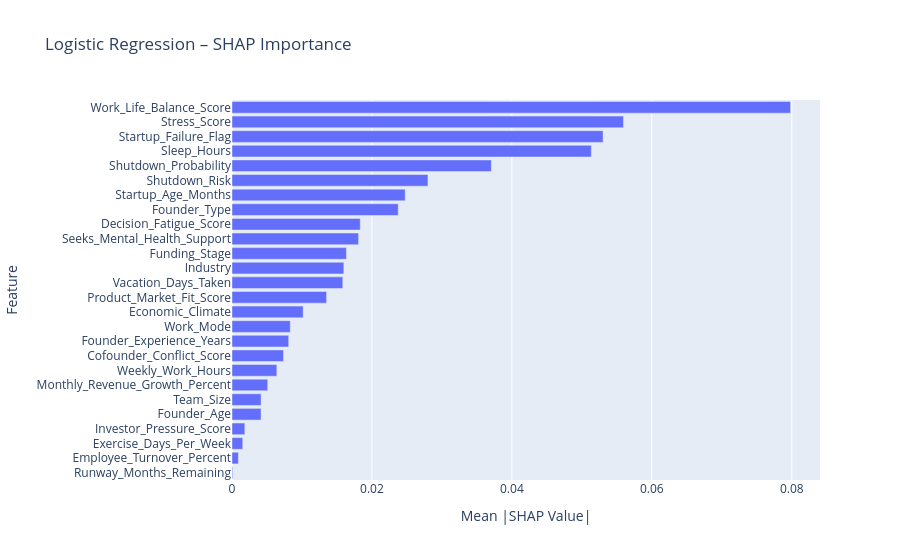

Notebook source saved alongside this figure:
### Markdown cell above
# SHAP Analysis

### Code cell
import shap
import pandas as pd
import plotly.express as px

# SHAP explainer
explainer_log = shap.LinearExplainer(
    log_model,
    X_train_selected
)

# Only get 500 samples
X_sample = X_test_selected[:500]

# SHAP values
shap_values_log = explainer_log.shap_values(
    X_sample
)

# Multiclass
shap_2d_values = shap_values_log[:, :, 1]

# DataFrame
shap_df_log = pd.DataFrame(
    shap_2d_values,
    columns=selected_features
)

# Mean absolute SHAP
shap_importance_log = (
    shap_df_log.abs()
    .mean()
    .sort_values(ascending=False)
    .reset_index()
)

shap_importance_log.columns = [
    'Feature',
    'Mean |SHAP Value|'
]

# Plot
fig = px.bar(
    shap_importance_log,
    x='Mean |SHAP Value|',
    y='Feature',
    orientation='h',
    title='Logistic Regression – SHAP Importance'
)

fig.update_layout(
    yaxis={'categoryorder':'total ascending'}
)

fig.show()

### Figure 1 — Plotly figure (JSON) as saved in the notebook; plotly's stock layout.template omitted (floating-point values rounded to 4 significant figures)
{"data": [{"hovertemplate": "Mean |SHAP Value|=%{x}<br>Feature=%{y}<extra></extra>", "legendgroup": "", "marker": {"color": "#636efa", "pattern": {"shape": ""}}, "name": "", "orientation": "h", "showlegend": false, "textposition": "auto", "type": "bar", "x": [0.07983, 0.05595, 0.05303, 0.05136, 0.03706, 0.028, 0.02476, 0.02375, 0.01833, 0.01809, 0.01635, 0.01598, 0.01584, 0.01352, 0.01017, 0.008326, 0.008102, 0.007365, 0.006411, 0.005106, 0.004156, 0.004155, 0.001835, 0.001536, 0.0009139, 0.0001035], "xaxis": "x", "y": ["Work_Life_Balance_Score", "Stress_Score", "Startup_Failure_Flag", "Sleep_Hours", "Shutdown_Probability", "Shutdown_Risk", "Startup_Age_Months", "Founder_Type", "Decision_Fatigue_Score", "Seeks_Mental_Health_Support", "Funding_Stage", "Industry", "Vacation_Days_Taken", "Product_Market_Fit_Score", "Economic_Climate", "Work_Mode", "Founder_Experience_Years", "Cofounder_Conflict_Score", "Weekly_Work_Hours", "Monthly_Revenue_Growth_Percent", "Team_Size", "Founder_Age", "Investor_Pressure_Score", "Exercise_Days_Per_Week", "Employee_Turnover_Percent", "Runway_Months_Remaining"], "yaxis": "y"}], "layout": {"barmode": "relative", "legend": {"tracegroupgap": 0}, "title": {"text": "Logistic Regression – SHAP Importance"}, "xaxis": {"anchor": "y", "domain": [0, 1], "title": {"text": "Mean |SHAP Value|"}}, "yaxis": {"anchor": "x", "categoryorder": "total ascending", "domain": [0, 1], "title": {"text": "Feature"}}}}
